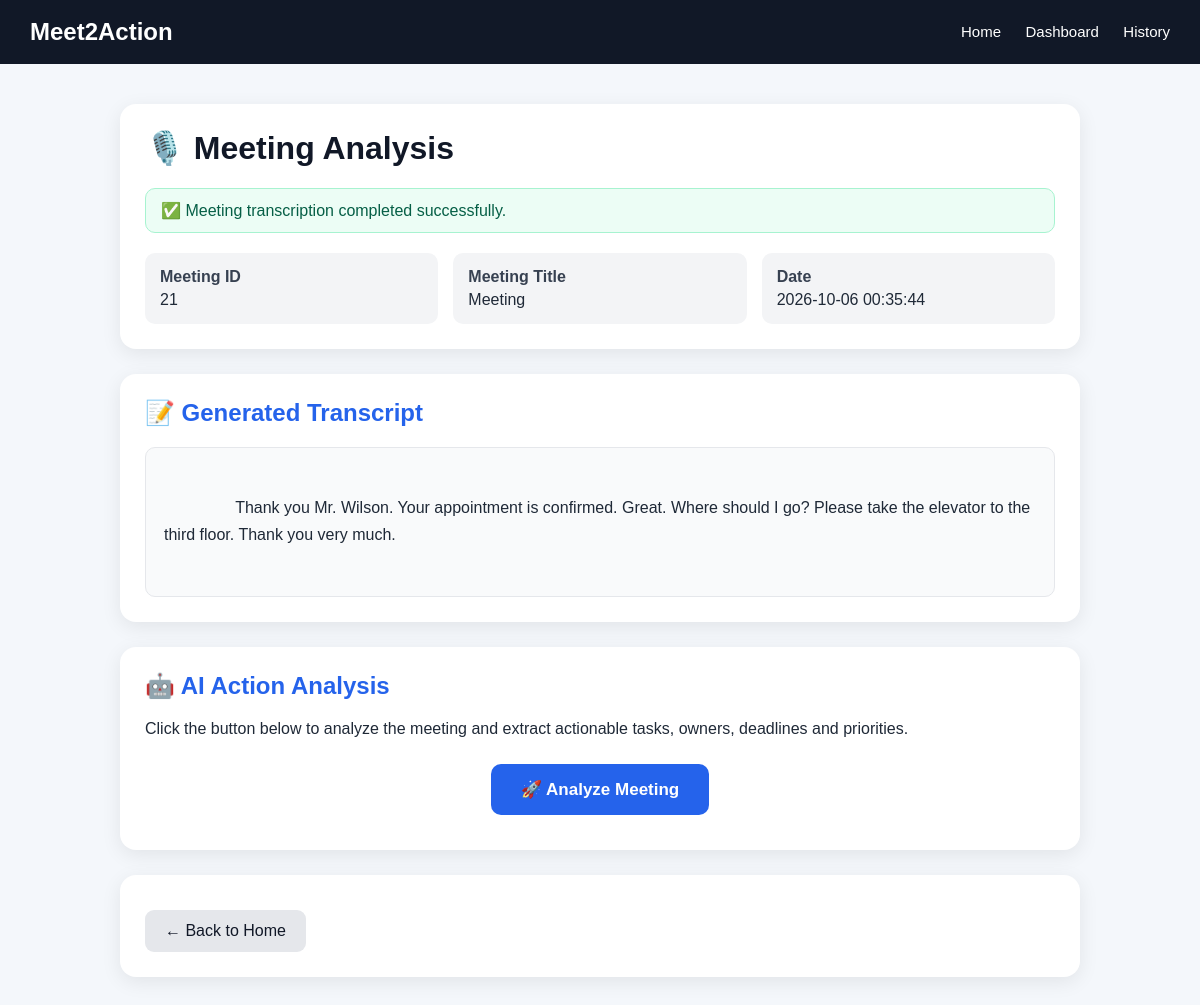
/meeting/21, run on the app's committed database.
### tables this page shows
CREATE TABLE meetings (
            id INTEGER PRIMARY KEY AUTOINCREMENT,
            title TEXT NOT NULL,
            participants TEXT NOT NULL,
            transcript TEXT NOT NULL,
            summary TEXT
        , created_at TEXT);

### app.py (the view)
@app.route(
    "/meeting/<int:meeting_id>"
)
def meeting_detail(
    meeting_id
):
    conn = get_db()
    meeting_row = conn.execute(
        """
        SELECT *
        FROM meetings
        WHERE id = ?
        """,
        (meeting_id,)
    ).fetchone()
    if not meeting_row:
        conn.close()
        return (
            "Meeting not found.",
            404
        )
    tasks = conn.execute(
        """
        SELECT *
        FROM tasks
        WHERE meeting_id = ?
        ORDER BY id DESC
        """,
        (meeting_id,)
    ).fetchall()
    conn.close()
    return render_template(
        "transcription.html",
        meeting=meeting_row,
        tasks=tasks
    )

### app.py (called while the page is built)
def get_db():
    conn = sqlite3.connect(DB_NAME)
    conn.row_factory = sqlite3.Row
    return conn

### templates/transcription.html (shortened to what this page needs)
<!DOCTYPE html>
<html lang="en">
<head>
</head>
<body>
    <div class="navbar">
        <div class="logo">Meet2Action</div>
        <div class="nav-links">
            <a href="/">Home</a>
            <a href="/dashboard">Dashboard</a>
            <a href="/history">History</a>
        </div>
    </div>
    <div class="container">
        <div class="card">
            <h1>🎙️ Meeting Analysis</h1>
            <div class="success">
                ✅ Meeting transcription completed successfully.
            </div>
            <div class="info">
                <div class="info-box">
                    <strong>Meeting ID</strong>
                    {{ meeting["id"] }}
                </div>
                <div class="info-box">
                    <strong>Meeting Title</strong>
                    {{ meeting["title"] }}
                </div>
                <div class="info-box">
                    <strong>Date</strong>
                    {{ meeting["created_at"] }}
                </div>
            </div>
        </div>
        <div class="card">
            <h2>📝 Generated Transcript</h2>
            <div class="transcript">
                {{ meeting["transcript"] }}
            </div>
        </div>
        <div class="card">
            <h2>🤖 AI Action Analysis</h2>
            <p>
                Click the button below to analyze the meeting and extract
                actionable tasks, owners, deadlines and priorities.
            </p>
            <form action="/analyze" method="POST">
                <div class="analyze-box">
                    <button
                        type="submit"
                        class="analyze-btn"
                    >
                        🚀 Analyze Meeting
                    </button>
                </div>
            </form>
        </div>
        <div class="card">
            <a href="/" class="back-btn">
                ← Back to Home
            </a>
        </div>
    </div>
</body>
</html>

### templates/transcription.html (style rules this page uses)
* { box-sizing: border-box; }
body { margin: 0; font-family: Arial, sans-serif; background: #f4f7fb; color: #1f2937; }
.navbar { background: #111827; color: white; padding: 18px 30px; display: flex; justify-content: space-between; align-items: center; }
.logo { font-size: 24px; font-weight: bold; }
.nav-links a { color: white; text-decoration: none; margin-left: 20px; font-size: 15px; }
.container { max-width: 1000px; margin: 40px auto; padding: 0 20px; }
.card { background: white; border-radius: 16px; padding: 25px; margin-bottom: 25px; box-shadow: 0 5px 20px rgba(0,0,0,0.08); }
h1 { margin-top: 0; color: #111827; }
h2 { color: #2563eb; margin-top: 0; }
.transcript { background: #f9fafb; border: 1px solid #e5e7eb; border-radius: 10px; padding: 18px; line-height: 1.7; white-space: pre-wrap; min-height: 150px; }
.info { display: grid; grid-template-columns: repeat(auto-fit, minmax(200px, 1fr)); gap: 15px; margin-top: 15px; }
.info-box { background: #f3f4f6; padding: 15px; border-radius: 10px; }
.info-box strong { display: block; margin-bottom: 5px; color: #374151; }
.analyze-box { text-align: center; padding: 10px; }
.analyze-btn { border: none; background: #2563eb; color: white; padding: 15px 30px; border-radius: 10px; font-size: 17px; font-weight: bold; cursor: pointer; }
.back-btn { display: inline-block; margin-top: 10px; padding: 12px 20px; background: #e5e7eb; color: #111827; text-decoration: none; border-radius: 9px; }
.success { background: #ecfdf5; border: 1px solid #a7f3d0; color: #065f46; padding: 12px 15px; border-radius: 10px; margin-bottom: 20px; }

### data on the page
meetings: id "21", title "Meeting", created_at "2026-10-06 00:35:44", transcript "Thank you Mr. Wilson. Your appointment is confirmed. Great. Where should I go? Please take the elevator to the third floor. Thank you very much."
